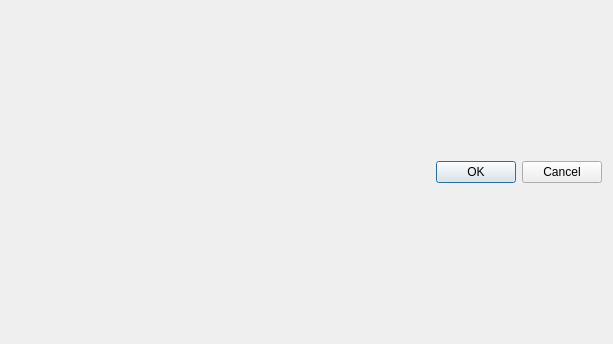
<?xml version="1.0" encoding="UTF-8"?>
<ui version="4.0">
 <class>DialogServers</class>
 <widget class="QDialog" name="DialogServers">
  <property name="geometry">
   <rect>
    <x>0</x>
    <y>0</y>
    <width>613</width>
    <height>344</height>
   </rect>
  </property>
  <property name="windowTitle">
   <string>Сервера</string>
  </property>
  <layout class="QGridLayout" name="gridLayout">
   <item row="0" column="0">
    <layout class="QVBoxLayout" name="verticalLayout"/>
   </item>
   <item row="1" column="0">
    <widget class="QDialogButtonBox" name="buttonBox">
     <property name="standardButtons">
      <set>QDialogButtonBox::Cancel|QDialogButtonBox::Ok</set>
     </property>
    </widget>
   </item>
  </layout>
 </widget>
 <resources/>
 <connections/>
</ui>
